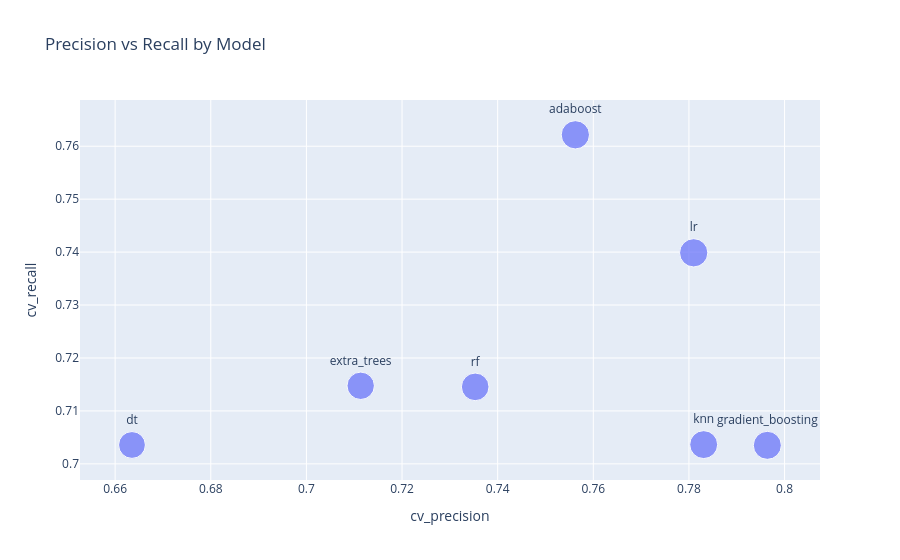

Source (notebook cell):
### Code cell
import plotly.express as px

metrics = [
    "cv_accuracy",
    "cv_precision",
    "cv_recall",
    "cv_f1",
]

plot_df = result_df.melt(
    id_vars="model",
    value_vars=metrics,
    var_name="metric",
    value_name="score",
)

fig = px.scatter(
    result_df,
    x="cv_precision",
    y="cv_recall",
    text="model",
    size="cv_f1",
    title="Precision vs Recall by Model"
)

fig.update_traces(
    textposition="top center"
)

fig.show()

### Figure 1 — Plotly figure (JSON) as saved in the notebook; plotly's stock layout.template omitted (floating-point values rounded to 4 significant figures)
{"data": [{"hovertemplate": "cv_precision=%{x}<br>cv_recall=%{y}<br>cv_f1=%{marker.size}<br>model=%{text}<extra></extra>", "legendgroup": "", "marker": {"color": "#636efa", "size": [0.7591, 0.7587, 0.7459, 0.7394, 0.7244, 0.7126, 0.6827], "sizemode": "area", "sizeref": 0.001898, "symbol": "circle"}, "mode": "markers+text", "name": "", "orientation": "v", "showlegend": false, "text": ["lr", "adaboost", "gradient_boosting", "knn", "rf", "extra_trees", "dt"], "textposition": "top center", "type": "scatter", "x": [0.781, 0.7562, 0.7964, 0.7831, 0.7353, 0.7114, 0.6635], "xaxis": "x", "y": [0.7399, 0.7622, 0.7035, 0.7036, 0.7145, 0.7147, 0.7036], "yaxis": "y"}], "layout": {"legend": {"itemsizing": "constant", "tracegroupgap": 0}, "title": {"text": "Precision vs Recall by Model"}, "xaxis": {"anchor": "y", "domain": [0, 1], "title": {"text": "cv_precision"}}, "yaxis": {"anchor": "x", "domain": [0, 1], "title": {"text": "cv_recall"}}}}
